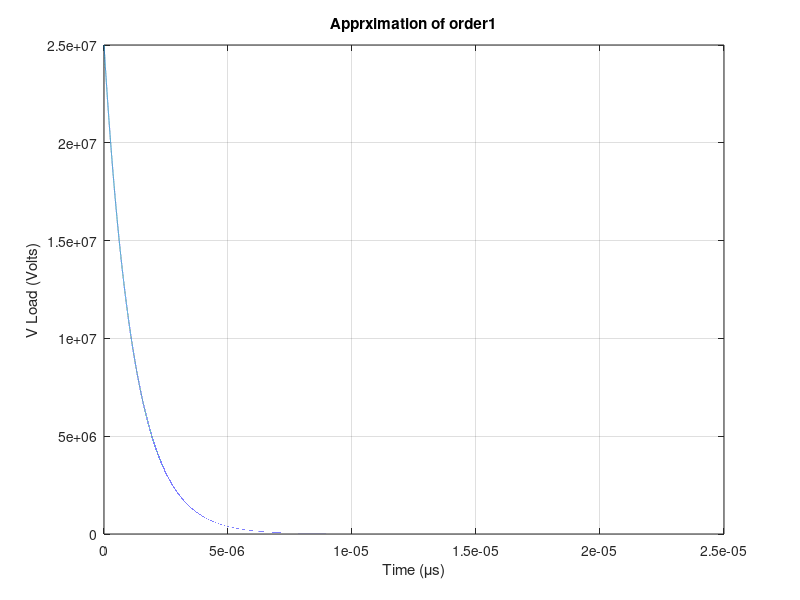
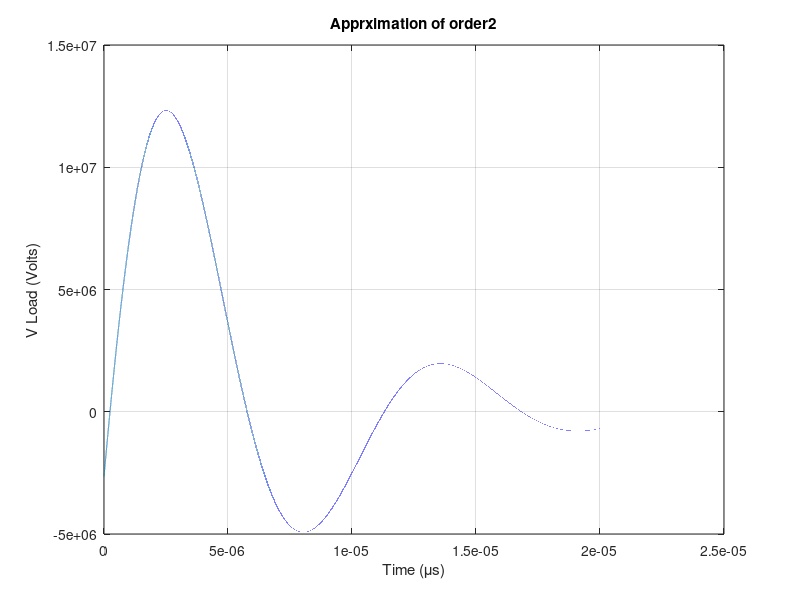
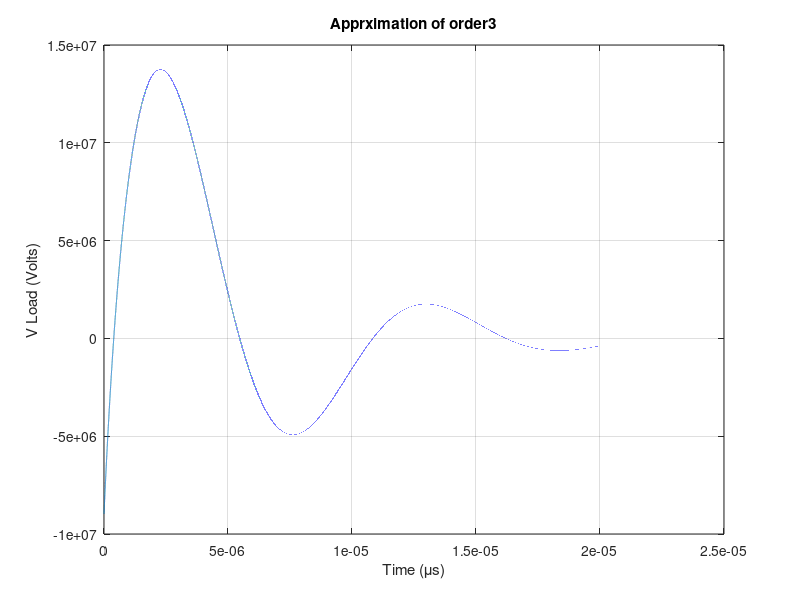
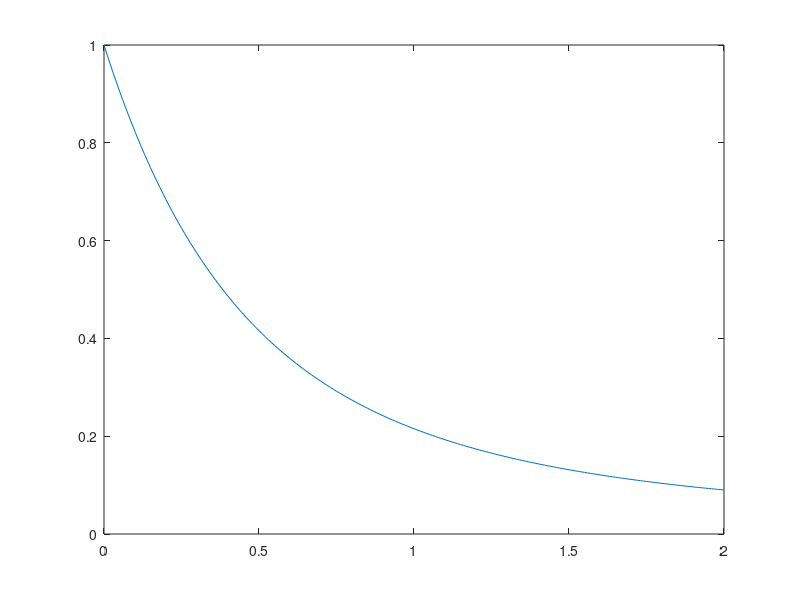

Recreate these plots in MATLAB, in order.
clear all
clc
% Input state-space matrices
l = 400;
N = 2;
dz = l/N;
R = 0.1*dz;
L = 2.5e-7*dz;  
C = 1e-10*dz;      
Rs = 0;       
Vs  = 30; % this is u
A = [-(Rs+R)/L, -1/L, 0   , 0   ;
       1/C    ,  0  , -1/C, 0   ;
    0         , 1/L , -R/L, -1/L;
    0         , 0   , 1/C , 0  ];
B = [1/L;0;0;0].*30;
C = [0;0;0;1];
% Determine the order of the system
q = length(B);

% Compute moments
num_moments = 2 * q;
moments = zeros(1, num_moments);
for i = 1:num_moments
    moments(i) = -transpose(C) * (A^(-i)) * B;
end

% Generalized approximation for all orders
for approx_order = 1:q
    fprintf('Case %d:\n', approx_order);

    % Construct the moment matrix
    moment_matrix = zeros(approx_order);
    Vector_c = -moments(approx_order+1:2*approx_order)';

    for i = 1:approx_order
        moment_matrix(i, :) = moments(i:i+approx_order-1);
    end
    % find b matrix (deno coef)
    b_matrix = inv(moment_matrix)*Vector_c;
    
    %find the ploes 
    poles = roots([transpose(b_matrix) ,1]);
    
    % determine residuses 
    % form the V matrix 
    V = zeros(approx_order);
    for i = 1:approx_order
        for j = 1:approx_order
            V(i, j) = 1/poles(j)^(i-1);
        end
    end
    % form the A matrix 
    A_diag = diag(1 ./ poles);
    r_moments = moments(1:approx_order); % a helper matrix
    % find the residuse
    residues = -1*inv(A_diag)* inv(V)* transpose(r_moments);
    %set a value for t 
    %t=0:10;
    t = 0:1e-10:20e-6;
    %form the impulse response 
    h =0;
    for i = 1:approx_order
        h = h + residues(i) * exp(poles(i) * t);
    end
    % plot the output 
    figure(approx_order);
    plot(t,h);
    xlabel('Time (\mus)');
    ylabel('V Load (Volts)');
    title(['Apprximation of order',num2str(approx_order)]);
    grid on
end

%%
clear all
clc

%find the theyritical impulse response
%syms t
A = [-2 1 0 0; 1 -2 1 0; 0 1 -2 1; 0 0 1 -1];
B = [1; 0; 0; 0];
C = [1; 0; 0; 0];
C = transpose(C);
eat = @(t) expm(A.*t); 
y = @(t)mtimes(mtimes(C,eat(t)),B); 
t = 0:0.01:2;
y_values = arrayfun(@(t) y(t), t);

% Plot y(t)
plot(t, y_values);